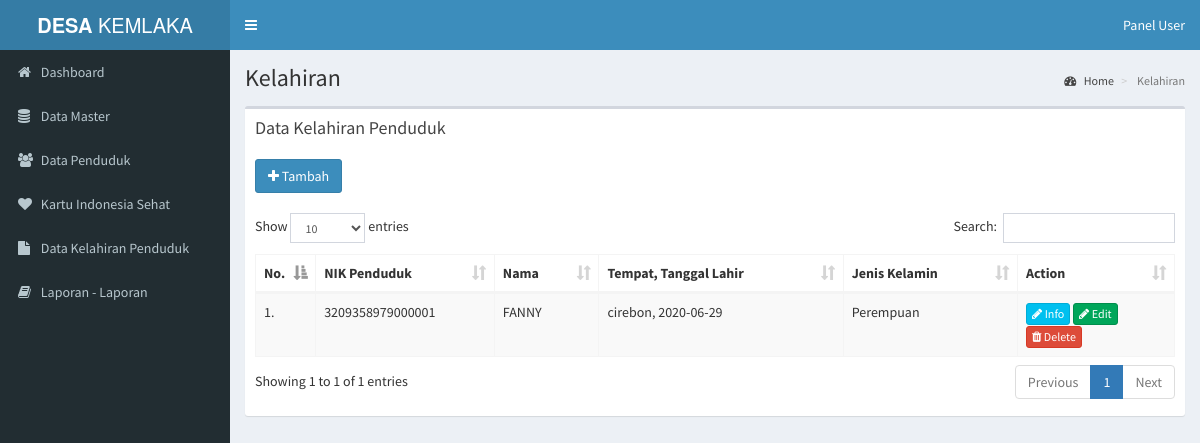
The page /pages/media.php?module=Kelahiran (signed in) on the database its author committed.
### tables this page shows
CREATE TABLE `kelahiran` (
  `id_kelahiran` varchar(11) NOT NULL,
  `id_penduduk` varchar(11) DEFAULT NULL,
  `ayah` varchar(11) DEFAULT NULL,
  `ibu` varchar(11) NOT NULL,
  `jam` varchar(10) NOT NULL,
  `lahir_di` varchar(30) NOT NULL,
  `nama_bidan` varchar(50) NOT NULL,
  `keterangan` varchar(100) NOT NULL,
  `file_kelahiran` varchar(255) DEFAULT NULL
);

CREATE TABLE `penduduk` (
  `id_penduduk` varchar(11) NOT NULL,
  `nik` varchar(16) NOT NULL,
  `no_kk` varchar(16) DEFAULT NULL,
  `nama` varchar(50) NOT NULL,
  `tgl_lahir` date NOT NULL,
  `tmp_lahir` varchar(30) NOT NULL,
  `jenis_kelamin` varchar(20) NOT NULL,
  `gol_darah` varchar(2) DEFAULT NULL,
  `id_agama` varchar(11) NOT NULL,
  `id_pekerjaan` varchar(11) NOT NULL,
  `id_pendidikan` varchar(11) NOT NULL,
  `id_rt` varchar(11) NOT NULL,
  `status_nikah` varchar(20) NOT NULL,
  `status_tinggal` varchar(20) NOT NULL,
  `status_penduduk` varchar(15) NOT NULL
);

### pages/modul/mod_kelahiran/kelahiran.php (the view, shortened to what this page needs)
<?php
 if (empty($_SESSION['username']) AND empty($_SESSION['passuser'])){
  echo "<link href='style.css' rel='stylesheet' type='text/css'>
 <center>Untuk mengakses modul, Anda harus login <br>";
  echo "<a href=../../index.php><b>LOGIN</b></a></center>";
}
else{
$aksi="modul/mod_kelahiran/aksi_kelahiran.php";
switch($_GET[act]){
  default:
echo "
<div class='box'>
<div class='box-header'>
  <h3 class='box-title'>Data Kelahiran Penduduk</h3> <br> <br>
  <a href='?module=Kelahiran&act=tambahkelahiran'><button type='button' class='btn btn-round btn-primary'><i class='fa fa-plus'></i> Tambah</button></a>
</div>
<div class='box-body'>
  <table id='example1' class='table table-bordered table-striped'>
    <thead>
    <tr>
      <th>No.</th>
      <th>NIK Penduduk</th>
      <th>Nama</th>
      <th>Tempat, Tanggal Lahir</th>
      <th>Jenis Kelamin</th>
      <th>Action</th>
    </tr>
    </thead>
    <tbody>";
    $tampil = mysql_query("SELECT * FROM `penduduk`
              INNER JOIN `kelahiran` ON `kelahiran`.`id_penduduk` = `penduduk`.`id_penduduk`
              ORDER BY id_kelahiran DESC");
    $no = 1;
    while($r=mysql_fetch_array($tampil)){
    echo"
    <tr>
      <td width='5%'>$no.</td>
      <td>$r[nik]</td>
      <td>$r[nama]</td>
      <td>$r[tmp_lahir], $r[tgl_lahir]</td>
      <td>$r[jenis_kelamin]</td>
      <td width='17%'>
        <a href='?module=Kelahiran&act=infopenduduk&id=$r[id_kelahiran]' class='btn btn-info btn-xs'><i class='fa fa-pencil'></i> Info</a>
        <a href='?module=Kelahiran&act=editkelahiran&id=$r[id_kelahiran]' class='btn btn-success btn-xs'><i class='fa fa-pencil'></i> Edit</a>
        <a href='$aksi?module=Kelahiran&act=hapus&id=$r[id_kelahiran]' class='btn btn-danger btn-xs' onClick=\"return confirm('Yakin ingin hapus data ? Data yang dihapus tidak dapat dipulihkan !')\"><i class='fa fa-trash'></i> Delete</a>
      </td>
    </tr>";
    $no++;
    }
    echo"
    </tbody>
  </table>
</div>
</div>
";
break;
}
}
?>

### rows shown on the page
kelahiran: id_penduduk.nik "3209358979000001", id_penduduk.nama "FANNY", id_penduduk.tmp_lahir "cirebon", id_penduduk.tgl_lahir "2020-06-29", id_penduduk.jenis_kelamin "Perempuan"

### other values the page prints
$_GET[module] "Kelahiran"
